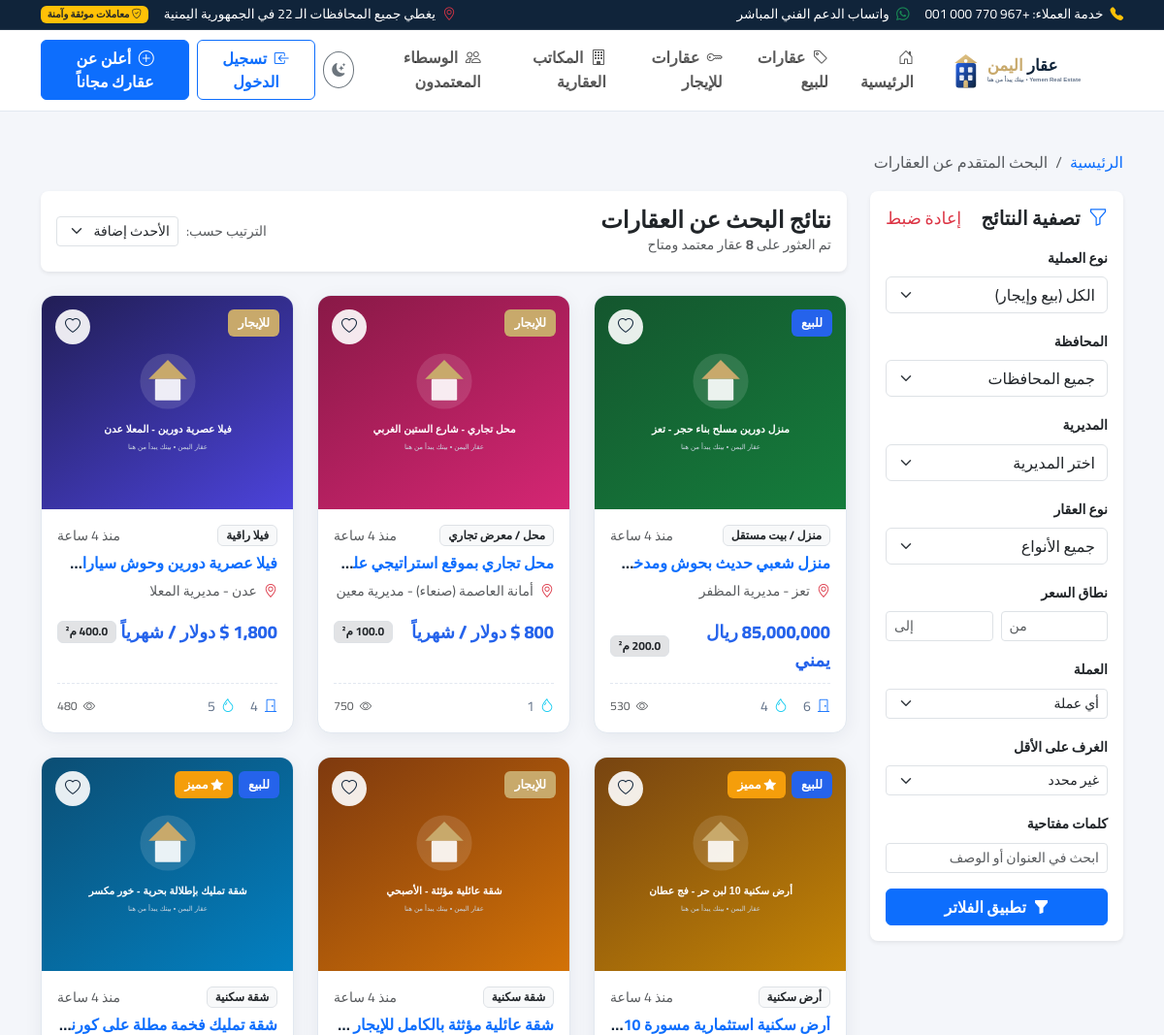
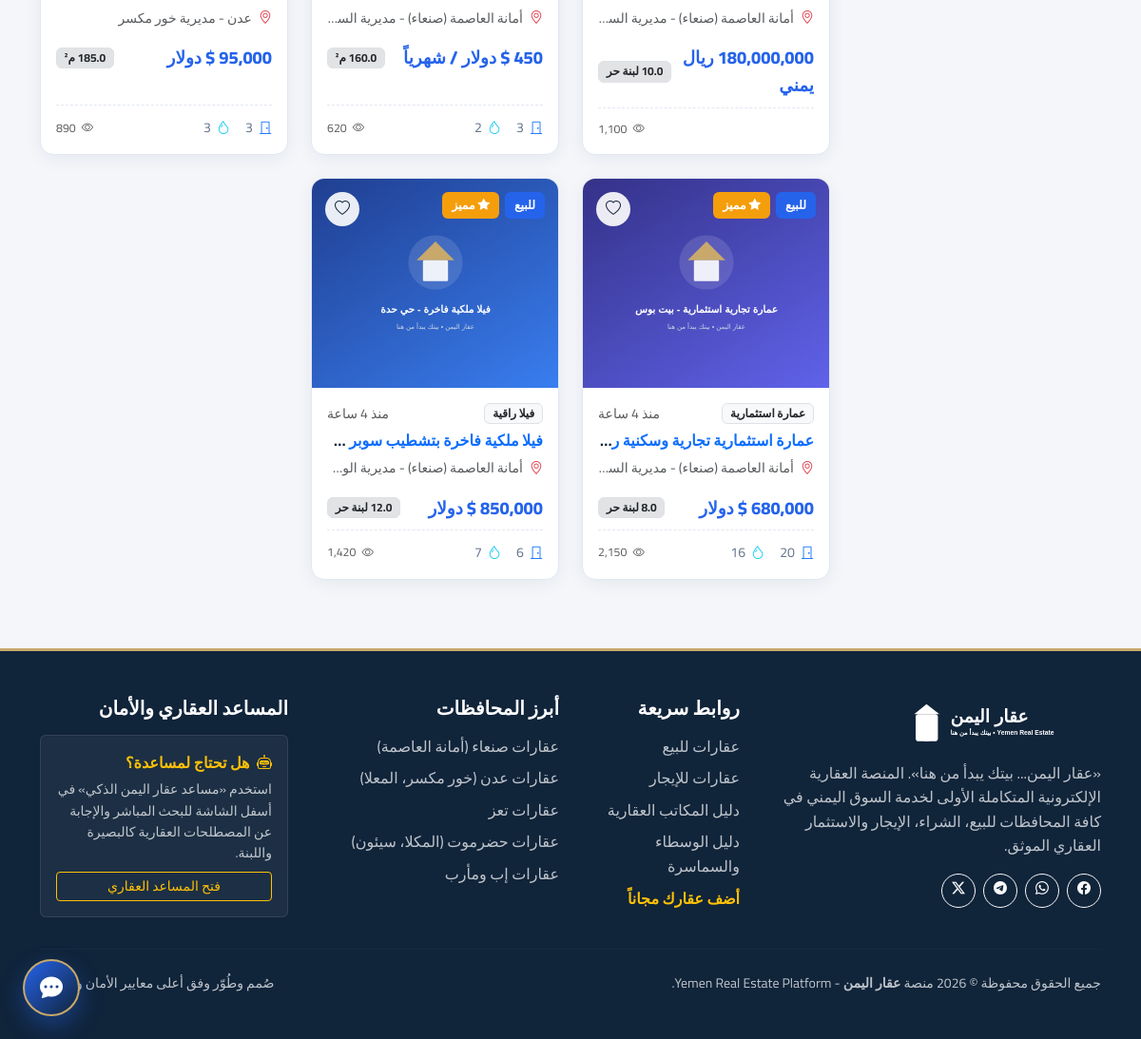
Page /properties?featured=1 on the committed database (2 pictures, top to bottom).
### tables this page shows
CREATE TABLE `properties` (
    `id` INT UNSIGNED AUTO_INCREMENT PRIMARY KEY,
    `user_id` INT UNSIGNED NOT NULL,
    `office_id` INT UNSIGNED NULL,
    `title` VARCHAR(255) NOT NULL,
    `slug` VARCHAR(255) NOT NULL UNIQUE,
    `description` MEDIUMTEXT NOT NULL,
    `purpose` ENUM('sale', 'rent') NOT NULL DEFAULT 'sale',
    `category_id` INT UNSIGNED NOT NULL,
    `governorate_id` INT UNSIGNED NOT NULL,
    `district_id` INT UNSIGNED NOT NULL,
    `area_id` INT UNSIGNED NULL,
    `address_details` VARCHAR(255) NULL,
    `price` DECIMAL(14, 2) NOT NULL,
    `currency` ENUM('YER', 'USD', 'SAR') NOT NULL DEFAULT 'YER',
    `price_type` ENUM('total', 'per_month', 'per_year', 'per_labna', 'per_meter') NOT NULL DEFAULT 'total',
    `is_negotiable` TINYINT(1) NOT NULL DEFAULT 1,
    `area_size` DECIMAL(10, 2) NOT NULL,
    `area_unit` ENUM('sqm', 'labna', 'qasaba') NOT NULL DEFAULT 'sqm',
    `bedrooms` SMALLINT UNSIGNED NULL DEFAULT 0,
    `bathrooms` SMALLINT UNSIGNED NULL DEFAULT 0,
    `living_rooms` SMALLINT UNSIGNED NULL DEFAULT 0,
    `floors` SMALLINT UNSIGNED NULL DEFAULT 1,
    `floor_number` SMALLINT NULL DEFAULT 0,
    `building_year` SMALLINT UNSIGNED NULL,
    `direction` VARCHAR(50) NULL,
    `latitude` DECIMAL(10, 8) NULL,
    `longitude` DECIMAL(11, 8) NULL,
    `status` ENUM('pending', 'approved', 'rejected', 'revision_required', 'reserved', 'sold', 'rented', 'suspended', 'archived') NOT NULL DEFAULT 'pending',
    `rejection_reason` TEXT NULL,
    `is_featured` TINYINT(1) NOT NULL DEFAULT 0,
    `views_count` INT UNSIGNED NOT NULL DEFAULT 0,
    `inquiries_count` INT UNSIGNED NOT NULL DEFAULT 0,
    `last_confirmed_at` TIMESTAMP NULL,
    `published_at` TIMESTAMP NULL,
    `created_at` TIMESTAMP DEFAULT CURRENT_TIMESTAMP,
    `updated_at` TIMESTAMP DEFAULT CURRENT_TIMESTAMP ON UPDATE CURRENT_TIMESTAMP,
    FOREIGN KEY (`user_id`) REFERENCES `users`(`id`) ON DELETE CASCADE,
    FOREIGN KEY (`office_id`) REFERENCES `offices`(`id`) ON DELETE SET NULL,
    FOREIGN KEY (`category_id`) REFERENCES `property_categories`(`id`),
    FOREIGN KEY (`governorate_id`) REFERENCES `governorates`(`id`),
    FOREIGN KEY (`district_id`) REFERENCES `districts`(`id`),
    FOREIGN KEY (`area_id`) REFERENCES `areas`(`id`) ON DELETE SET NULL,
    INDEX `idx_prop_search` (`purpose`, `governorate_id`, `district_id`, `category_id`, `status`),
    INDEX `idx_prop_price` (`price`, `currency`),
    INDEX `idx_prop_status` (`status`)
);

CREATE TABLE `property_categories` (
    `id` INT UNSIGNED AUTO_INCREMENT PRIMARY KEY,
    `name_ar` VARCHAR(100) NOT NULL,
    `name_en` VARCHAR(100) NULL,
    `slug` VARCHAR(100) NOT NULL UNIQUE,
    `type_group` ENUM('residential', 'commercial', 'land') NOT NULL DEFAULT 'residential',
    `icon` VARCHAR(50) NULL DEFAULT 'home',
    `is_active` TINYINT(1) NOT NULL DEFAULT 1,
    `sort_order` INT NOT NULL DEFAULT 0,
    `created_at` TIMESTAMP DEFAULT CURRENT_TIMESTAMP
);

CREATE TABLE `governorates` (
    `id` INT UNSIGNED AUTO_INCREMENT PRIMARY KEY,
    `name_ar` VARCHAR(100) NOT NULL,
    `name_en` VARCHAR(100) NULL,
    `slug` VARCHAR(100) NOT NULL UNIQUE,
    `image` VARCHAR(255) NULL,
    `is_active` TINYINT(1) NOT NULL DEFAULT 1,
    `sort_order` INT NOT NULL DEFAULT 0,
    `created_at` TIMESTAMP DEFAULT CURRENT_TIMESTAMP
);

CREATE TABLE `districts` (
    `id` INT UNSIGNED AUTO_INCREMENT PRIMARY KEY,
    `governorate_id` INT UNSIGNED NOT NULL,
    `name_ar` VARCHAR(100) NOT NULL,
    `name_en` VARCHAR(100) NULL,
    `slug` VARCHAR(100) NOT NULL,
    `is_active` TINYINT(1) NOT NULL DEFAULT 1,
    `sort_order` INT NOT NULL DEFAULT 0,
    `created_at` TIMESTAMP DEFAULT CURRENT_TIMESTAMP,
    FOREIGN KEY (`governorate_id`) REFERENCES `governorates`(`id`) ON DELETE CASCADE,
    INDEX `idx_district_gov` (`governorate_id`)
);

### resources/views/properties/index.php (the view, shortened to what the rows shown need)
<div class="container py-4">
    <nav aria-label="breadcrumb" class="mb-3">
        <ol class="breadcrumb">
            <li class="breadcrumb-item"><a href="<?= App::baseUrl('') ?>" class="text-decoration-none">الرئيسية</a></li>
            <li class="breadcrumb-item active" aria-current="page">البحث المتقدم عن العقارات</li>
        </ol>
    </nav>
    <div class="row g-4">
        <div class="col-lg-3">
            <div class="card border-0 shadow-sm rounded-3 p-3 sticky-top" style="top: 85px;">
                <h5 class="fw-bold mb-3 d-flex align-items-center justify-content-between">
                    <span><i class="bi bi-funnel text-primary me-1"></i> تصفية النتائج</span>
                    <a href="<?= App::baseUrl('properties') ?>" class="small text-danger text-decoration-none fw-normal">إعادة ضبط</a>
                </h5>
                <form action="<?= App::baseUrl('properties') ?>" method="GET">
                    <div class="mb-3">
                        <label class="form-label small fw-bold">نوع العملية</label>
                        <select name="purpose" class="form-select">
                            <option value="">الكل (بيع وإيجار)</option>
                        </select>
                    </div>
                    <div class="mb-3">
                        <label class="form-label small fw-bold">المحافظة</label>
                        <select name="governorate_id" id="governorate_id" class="form-select">
                            <option value="">جميع المحافظات</option>
                        </select>
                    </div>
                    <div class="mb-3">
                        <label class="form-label small fw-bold">المديرية</label>
                        <select name="district_id" id="district_id" class="form-select">
                            <option value="">اختر المديرية</option>
                        </select>
                    </div>
                    <div class="mb-3">
                        <label class="form-label small fw-bold">نوع العقار</label>
                        <select name="category_id" class="form-select">
                            <option value="">جميع الأنواع</option>
                        </select>
                    </div>
                    <div class="mb-3">
                        <label class="form-label small fw-bold">نطاق السعر</label>
                        <div class="row g-2">
                            <div class="col-6">
                                <input type="number" name="min_price" class="form-control form-control-sm" placeholder="من" value="<?= htmlspecialchars($filters['min_price'] ?? '') ?>">
                            </div>
                            <div class="col-6">
                                <input type="number" name="max_price" class="form-control form-control-sm" placeholder="إلى" value="<?= htmlspecialchars($filters['max_price'] ?? '') ?>">
                            </div>
                        </div>
                    </div>
                    <div class="mb-3">
                        <label class="form-label small fw-bold">العملة</label>
                        <select name="currency" class="form-select form-select-sm">
                            <option value="">أي عملة</option>
                        </select>
                    </div>
                    <div class="mb-3">
                        <label class="form-label small fw-bold">الغرف على الأقل</label>
                        <select name="bedrooms" class="form-select form-select-sm">
                            <option value="">غير محدد</option>
                        </select>
                    </div>
                    <div class="mb-3">
                        <label class="form-label small fw-bold">كلمات مفتاحية</label>
                        <input type="text" name="keyword" class="form-control form-control-sm" placeholder="ابحث في العنوان أو الوصف" value="<?= htmlspecialchars($filters['keyword'] ?? '') ?>">
                    </div>
                    <button type="submit" class="btn btn-primary w-100 fw-bold">
                        <i class="bi bi-funnel-fill me-1"></i> تطبيق الفلاتر
                    </button>
                </form>
            </div>
        </div>
        <div class="col-lg-9">
            <div class="card border-0 shadow-sm rounded-3 p-3 mb-4">
                <div class="d-flex flex-wrap justify-content-between align-items-center gap-2">
                    <div>
                        <h4 class="fw-bold mb-0">نتائج البحث عن العقارات</h4>
                        <div class="text-muted small">تم العثور على <strong><?= number_format($pagination['total']) ?></strong> عقار معتمد ومتاح</div>
                    </div>
                    <div class="d-flex align-items-center gap-2">
                        <label class="small text-muted text-nowrap">الترتيب حسب:</label>
                        <select class="form-select form-select-sm" onchange="const url = new URL(window.location.href); url.searchParams.set('sort', this.value); window.location.href = url.toString();">
                            <option value="latest" <?= ($filters['sort'] ?? '') === 'latest' ? 'selected' : '' ?>>الأحدث إضافة</option>
                        </select>
                    </div>
                </div>
            </div>
            <?php if (!empty($properties)): ?>
                <div class="row g-4">
                    <?php foreach ($properties as $prop): ?>
                        <div class="col-md-6 col-lg-4">
                            <div class="property-card">
                                <div class="property-card-img-wrapper">
                                    <a href="<?= App::baseUrl('property/' . $prop['id']) ?>">
                                        <?php $imgSrc = !empty($prop['primary_image']) ? App::upload('properties/' . $prop['primary_image']) : App::asset('images/placeholder.svg'); ?>
                                        <img src="<?= $imgSrc ?>" class="property-card-img" alt="<?= htmlspecialchars($prop['title']) ?>">
                                    </a>
                                    <div class="property-badges">
                                        <span class="property-badge <?= $prop['purpose'] === 'sale' ? 'badge-purpose-sale' : 'badge-purpose-rent' ?>">
                                            <?= View::formatPurpose($prop['purpose']) ?>
                                        </span>
                                        <?php if (!empty($prop['is_featured'])): ?>
                                            <span class="property-badge badge-featured"><i class="bi bi-star-fill"></i> مميز</span>
                                        <?php endif; ?>
                                    </div>
                                    <button class="favorite-btn favorite-btn-action" data-property-id="<?= $prop['id'] ?>" title="حفظ في المفضلة">
                                        <i class="bi bi-heart"></i>
                                    </button>
                                </div>
                                <div class="p-3 d-flex flex-column flex-grow-1">
                                    <div class="d-flex justify-content-between align-items-center mb-2">
                                        <span class="badge bg-light text-dark border"><?= htmlspecialchars($prop['category_name']) ?></span>
                                        <span class="text-muted small"><?= View::timeAgo($prop['created_at']) ?></span>
                                    </div>
                                    <h6 class="fw-bold mb-2 text-truncate" title="<?= htmlspecialchars($prop['title']) ?>">
                                        <a href="<?= App::baseUrl('property/' . $prop['id']) ?>" class="text-decoration-none text-navy">
                                        </a>
                                    </h6>
                                    <p class="text-muted small mb-2 text-truncate">
                                        <i class="bi bi-geo-alt text-danger me-1"></i>
                                        <?= htmlspecialchars($prop['governorate_name']) ?> - <?= htmlspecialchars($prop['district_name']) ?>
                                    </p>
                                    <div class="d-flex justify-content-between align-items-center my-2">
                                        <div class="property-price" style="font-size: 1.15rem;">
                                            <?= View::formatPrice($prop['price'], $prop['currency'], $prop['price_type']) ?>
                                        </div>
                                        <span class="badge bg-secondary-subtle text-dark border" style="font-size: 0.75rem;">
                                            <?= View::formatArea($prop['area_size'], $prop['area_unit']) ?>
                                        </span>
                                    </div>
                                    <div class="property-specs">
                                        <?php if ($prop['bedrooms'] > 0): ?>
                                            <div class="property-spec-item"><i class="bi bi-door-closed text-primary"></i> <?= $prop['bedrooms'] ?></div>
                                        <?php endif; ?>
                                        <?php if ($prop['bathrooms'] > 0): ?>
                                            <div class="property-spec-item"><i class="bi bi-droplet text-info"></i> <?= $prop['bathrooms'] ?></div>
                                        <?php endif; ?>
                                        <div class="property-spec-item ms-auto text-muted small">
                                            <i class="bi bi-eye"></i> <?= number_format($prop['views_count']) ?>
                                        </div>
                                    </div>
                                </div>
                            </div>
                        </div>
                    <?php endforeach; ?>
                </div>
            <?php endif; ?>
        </div>
    </div>
</div>

### routes/web.php (shortened to what the rows shown need)
<?php
class Router
{
    private static array $routes = [];
    public static function get(string $path, array $handler, array $middlewares = []): void
    {
        self::$routes['GET'][$path] = ['handler' => $handler, 'middlewares' => $middlewares];
    }
    public static function post(string $path, array $handler, array $middlewares = []): void
    {
        if (!in_array(CsrfMiddleware::class, $middlewares, true)) {
            array_unshift($middlewares, CsrfMiddleware::class);
        }
        self::$routes['POST'][$path] = ['handler' => $handler, 'middlewares' => $middlewares];
    }
    public static function dispatch(string $uri, string $method): void
    {
        $path = parse_url($uri, PHP_URL_PATH);
        $path = '/' . trim($path, '/');
        $routesForMethod = self::$routes[$method] ?? [];
        foreach ($routesForMethod as $routePattern => $routeInfo) {
            $regex = preg_replace('/\{([a-zA-Z0-9_]+)\}/', '(?P<$1>[^/]+)', $routePattern);
            $regex = '#^' . $regex . '$#u';
            if (preg_match($regex, $path, $matches)) {
                $params = array_filter($matches, 'is_string', ARRAY_FILTER_USE_KEY);
                [$controllerClass, $action] = $routeInfo['handler'];
                $controller = new $controllerClass();
                call_user_func_array([$controller, $action], $params);
                return;
            }
        }
    }
}

### rows in the picture
properties: shows a picture, purpose "للبيع", category.name_ar "منزل / بيت مستقل", created_at "منذ 4 ساعة", governorate.name_ar "تعز", district.name_ar "مديرية المظفر", price+currency+price_type "85,000,000 ريال يمني", View::formatArea($prop['area_size'], $prop['area_unit']) "200.0 م²", bedrooms "6", bathrooms "4", views_count "530"
properties: shows a picture, purpose "للإيجار", category.name_ar "محل / معرض تجاري", created_at "منذ 4 ساعة", governorate.name_ar "أمانة العاصمة (صنعاء)", district.name_ar "مديرية معين", price+currency+price_type "800 $ دولار / شهرياً", View::formatArea($prop['area_size'], $prop['area_unit']) "100.0 م²", bathrooms "1", views_count "750"
properties: shows a picture, purpose "للإيجار", category.name_ar "فيلا راقية", created_at "منذ 4 ساعة", governorate.name_ar "عدن", district.name_ar "مديرية المعلا", price+currency+price_type "1,800 $ دولار / شهرياً", View::formatArea($prop['area_size'], $prop['area_unit']) "400.0 م²", bedrooms "4", bathrooms "5", views_count "480"
properties: shows a picture, purpose "للبيع", is_featured 1 (drawn), category.name_ar "أرض سكنية", created_at "منذ 4 ساعة", governorate.name_ar "أمانة العاصمة (صنعاء)", district.name_ar "مديرية…", price+currency+price_type "180,000,000 ريال يمني", View::formatArea($prop['area_size'], $prop['area_unit']) "10.0 لبنة حر", views_count "1,100"
properties: shows a picture, purpose "للإيجار", category.name_ar "شقة سكنية", created_at "منذ 4 ساعة", governorate.name_ar "أمانة العاصمة (صنعاء)", district.name_ar "مديرية…", price+currency+price_type "450 $ دولار / شهرياً", View::formatArea($prop['area_size'], $prop['area_unit']) "160.0 م²", bedrooms "3", bathrooms "2", views_count "620"
properties: shows a picture, purpose "للبيع", is_featured 1 (drawn), category.name_ar "شقة سكنية", created_at "منذ 4 ساعة", governorate.name_ar "عدن", district.name_ar "مديرية خور مكسر", price+currency+price_type "95,000 $ دولار", View::formatArea($prop['area_size'], $prop['area_unit']) "185.0 م²", bedrooms "3", bathrooms "3", views_count "890"
properties: shows a picture, purpose "للبيع", is_featured 1 (drawn), category.name_ar "عمارة استثمارية", created_at "منذ 4 ساعة", governorate.name_ar "أمانة العاصمة (صنعاء)", district.name_ar "مديرية…", price+currency+price_type "680,000 $ دولار", View::formatArea($prop['area_size'], $prop['area_unit']) "8.0 لبنة حر", bedrooms "20", bathrooms "16", views_count "2,150"
properties: shows a picture, purpose "للبيع", is_featured 1 (drawn), category.name_ar "فيلا راقية", created_at "منذ 4 ساعة", governorate.name_ar "أمانة العاصمة (صنعاء)", district.name_ar "مديرية…", price+currency+price_type "850,000 $ دولار", View::formatArea($prop['area_size'], $prop['area_unit']) "12.0 لبنة حر", bedrooms "6", bathrooms "7", views_count "1,420"
